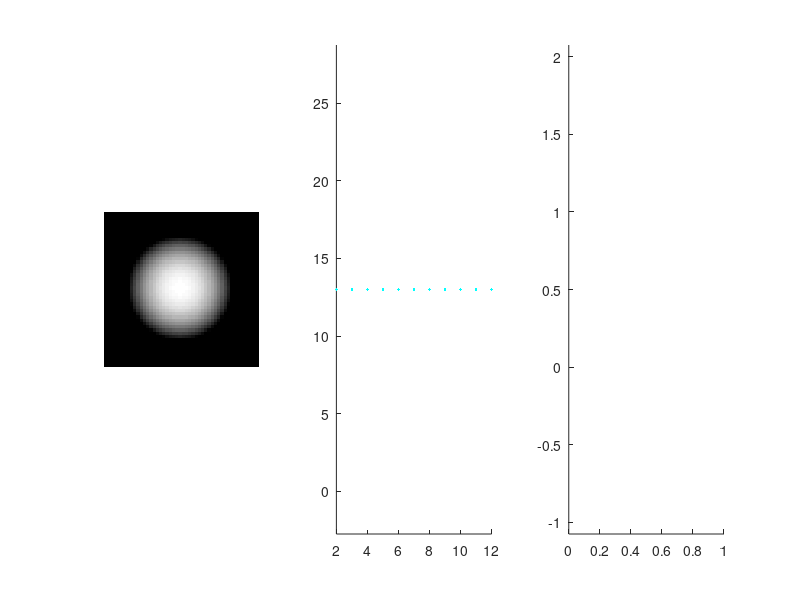

Reproduce this figure in MATLAB. (Note: this script raises an error after producing the figure.)
% Test algorithm from nishdate 2011 on luneberg lens

%%%to do:

%step size tends to decay rapidly...
    %still not exactly sure about step size  
    
%RK4 and RKF45 method seem to give similar accuracy    
    
%look for easy speed ups
    %when runing final RK5 method gradient does not need to be recomputed (?), huge save

close all; 
clear;    
    
radius = 1;
step_size = 0.0625; 

%create luneburg lens
vol_size = 3*radius/step_size;
lens_volume = ones(vol_size,vol_size,vol_size);

for i = 1:vol_size
    for j = 1:vol_size
        for k = 1:vol_size
            x = (i-vol_size/2)*step_size;
            y = (j-vol_size/2)*step_size;
            z = (k-vol_size/2)*step_size;
            r = sqrt(x^2+y^2+z^2);
            
            if r < radius
                lens_volume(i,j,k) = sqrt(2-(r/radius)^2);
            end
        end
    end
end

% create fiber
%%% note fully implement
% fiber_length = 10;
% 
% vol_size = 3*radius/step_size;
% lens_volume = ones(ceil([vol_size vol_size fiber_length*1.5/step_size]));
% 
% for i = 1:vol_size
%     for j = 1:vol_size
%        
%         x = (i-vol_size/2)*step_size;
%         y = (j-vol_size/2)*step_size;
%         r = sqrt(x^2+y^2);
% 
%         if r < radius
%             lens_volume(i,j,:) = sqrt(2.5-(r/radius)^2);
%         end
%     end
% end

[temp_x, temp_y, temp_z] = meshgrid(1:vol_size, 1:vol_size, 1:vol_size);
vol_inds = sub2ind([vol_size, vol_size, vol_size], temp_x(:), temp_y(:), temp_z(:));
vol_coords = ([temp_x(:), temp_y(:), temp_z(:)]-vol_size/2)*step_size;
%just keep points in lens
temp_inds = find(sqrt(vol_coords(:,1).^2 + vol_coords(:,2).^2 + vol_coords(:,3).^2) < radius);
vol_inds = vol_inds(temp_inds);
vol_coords = vol_coords(temp_inds,:);

%set up initial rays.
temp_p = (0.5*radius/step_size+5):5:(2.5*radius/step_size-5);
% [temp_y, temp_z] = meshgrid(temp_p, temp_p);

[temp_y, temp_z] = meshgrid(temp_p, mean(temp_p));

ray_origins = [ones(numel(temp_y),1), temp_y(:), temp_z(:)]'; %3xn 

%trace rays by stepping across
figure; 
subplot(1,3,1);
imshow((lens_volume(:,:,vol_size/2)-1)/(max(lens_volume(:))-1));

subplot(1,3,2);
hold on; axis equal

subplot(1,3,3);
hold on; axis equal

%trace through
interp_type = 1; 3;

for i = 1:size(ray_origins,2)
    %plot3(ray_origins(1,i), ray_origins(2,i), ray_origins(3,i),'.b');
    
    initial_ray_T = [1, 0, 0]'; %3x1 : ray will move from left to right
    ray_X = ray_origins(:,i);
    
    in_graded = 0;
    go = 1;
    delta_t = 0.001;
    
    while go
        if ~in_graded; ray_X = ray_X + initial_ray_T; end
        
        if sqrt((ray_X(1)-vol_size/2)^2+(ray_X(2)-vol_size/2)^2+(ray_X(3)-vol_size/2)^2)*step_size < radius
            
            if ~in_graded
                %%% Strictly speaking should test continuously as no interface to sphere
                
                %entry to graded
                in_graded = 1;
                ray_x_back = ray_X-initial_ray_T; %step back one
                
                %find intersection of sphere geometrically
                    %from https://www.scratchapixel.com/lessons/3d-basic-rendering/minimal-ray-tracer-rendering-simple-shapes/ray-sphere-intersection
                O = (ray_x_back - vol_size/2)*step_size;
                C = 0 ;
                L = C - O;
                t_ca = dot(L,initial_ray_T);
                d = sqrt(dot(L,L)-t_ca^2);
                t_hc = sqrt(radius^2-d^2);
                t_0 = t_ca - t_hc;
                
                X = O+initial_ray_T*t_0; %3x1 coordinates
                T = initial_ray_T; %3x1 vector
                
                % could calculate refraction as usual, but does not occur as grading starts from 1
                %surface_normal = ray_X - vol_size/2; surface_normal = surface_normal/norm(surface_normal);
            end

            X0 = X;
            T0 = T;
            
%             [X, T, delta_t] = ray_interpolation(interp_type, X0, T0, delta_t, vol_coords, vol_inds, lens_volume);

            [X, T, delta_t] = ray_interpolation('4S', 'iso', X0, T0, delta_t, vol_coords, vol_inds, lens_volume, 10^-12);
            
            if sqrt(X(1)^2+X(2)^2+X(3)^2) > radius
                %ray has exited lens on this step, need to iterate close to surface as in nishidate 2011 paper
                delta_t0 = delta_t;
                rad_current = sqrt(X(1)^2+X(2)^2+X(3)^2); %always larger outbound
                rad_back = sqrt(X0(1)^2+X0(2)^2+X0(3)^2);
                lambda0 = (rad_current-radius)/(rad_current-rad_back);
                
                epsilon = sqrt(1.49e-8); %error term, suggest using sqrt of machine precision
                %for matlab sqrt(2.2204e-16), for paper sqrt(1.49e-8)
                
                its = 1;
                r_init = (1-sqrt(X(1)^2+X(2)^2+X(3)^2))*10^6;
                         
                %run loop until ray is barely moving forward
                % As algorithm 1 from paper
                while delta_t0*norm(T0) > epsilon && abs(lambda0-1) > 10^-3 % & lambda0 > 10^-3
                    SF = 1; %A from paper - saftey factor
                    
                    if lambda0 < 10^-3
                       T = T0; %%% included in loop on paper.
                       warning('Not sure on this');
                       break
                    end
                    
                    %this loop steps back from overshoot
                    while sqrt(X(1)^2+X(2)^2+X(3)^2) > radius
                        T = T0; %idea is that we keep using start vector, even though this isn't used...
                        
                        if (SF >= 0.1)
                           SF = SF - 0.1; 
                        else
                           SF = 0.1*SF;
                        end
                        
                        delta_t = SF*lambda0*delta_t0;
                        
                        %%% step ray forward with RK5 with fixed step
%                         [X, T] = ray_interpolation(4, X0, T0, delta_t, vol_coords, vol_inds, lens_volume);
                          [X, T] = ray_interpolation('5RKN', 'iso', X0, T0, delta_t, vol_coords, vol_inds, lens_volume, 10^-12);
                    end
                    
                    delta_t = (1-SF)*lambda0*delta_t0;
                    
                    %this loop steps forward to find new contact position from position just before overshoot.
                    while sqrt(X(1)^2+X(2)^2+X(3)^2) < radius
                        X0 = X; %think this is the case, we are stepping forward
                        T0 = T;
                        
%                         [X, T] = ray_interpolation(4, X0, T0, delta_t, vol_coords, vol_inds, lens_volume);
                        [X, T] = ray_interpolation('5RKN', 'iso', X0, T0, delta_t, vol_coords, vol_inds, lens_volume, 10^-12);
                    end
                    
                    %update parameters for next loop
                    rad_current = sqrt(X(1)^2+X(2)^2+X(3)^2); %always larger outbound
                    rad_back = sqrt(X0(1)^2+X0(2)^2+X0(3)^2);
                    lambda0 = (rad_current-radius)/(rad_current-rad_back);
                
                    delta_t0 = delta_t;
                    
                    its = its + 1;
                end
                
                in_graded = 0;
                initial_ray_T = T;
                
                subplot(1,3,3);
                plot(X(2)*10^6, X(3)*10^6,'xr');
                
                r_end = (1-sqrt(X(1)^2+X(2)^2+X(3)^2))*10^6;
                [its-1 r_init r_end]
            end
            
            
            ray_X = X/step_size + vol_size/2;
        end
        
        subplot(1,3,2);
        if in_graded
            plot3(ray_X(1), ray_X(2), ray_X(3),'.b');
        else
            plot3(ray_X(1), ray_X(2), ray_X(3),'.c');
        end
        
        if any(ray_X > vol_size)
           go = 0; 
        end
    end
    pause(0.01)
end
subplot(1,3,1);
title('Luneberg lens r = 1mm n = 1-1.41')

subplot(1,3,2);
% TR = SubdivideSphericalMesh(IcosahedronMesh,2);
% sphereCords = TR.X*radius/step_size+vol_size/2;
% plot3(sphereCords(:,1), sphereCords(:,2), sphereCords(:,3), '.r')
axis off

subplot(1,3,3);
ylim([-50 50]); xlim([-50 50]);
title('spot diagram (nm)')

% function [X, T, new_delta_t] = ray_interpolation(type, X0, T0, delta_t, vol_coords, vol_inds, lens_volume)
% 
%     if type == 1
%         % RK from Sharma - uses some abbreviations... is be forth order?
%         A = delta_t*numerical_dT_dt(X0, vol_coords, vol_inds, lens_volume); %3x1
%         B = delta_t*numerical_dT_dt(X0+delta_t/2*T0+delta_t/8*A, vol_coords, vol_inds, lens_volume); %3x1
%         C = delta_t*numerical_dT_dt(X0+delta_t*T0+delta_t/2*B, vol_coords, vol_inds, lens_volume); %3x1
% 
%         X = X0 + delta_t*(T0+(A+2*B)/6);
%         T = T0 + (A+4*B+C)/6;
%         
%         new_delta_t = delta_t;
%         
%     elseif type == 2
%         % RK4 standard - works as Sharma (but not exactly the same???)
%         % general description from Meggit and wiki is a confusing
%         % explicit method on wiki and second-order eqn w/ Simpson's rule from Scaraborough - Numerical Mathmatical Analysis p 382 (ref- from Sharma) are helpful
%             % can also derive w/ first order simultaneous eqns?
%             % gives very similar results to first order eqns (0 1/2 1/2 1) instead of (0 1/8 1/8 1/2)
%         k1 = delta_t*numerical_dT_dt(X0, vol_coords, vol_inds, lens_volume); 
%         k2 = delta_t*numerical_dT_dt(X0+delta_t*T0/2    +delta_t*k1/8, vol_coords, vol_inds, lens_volume);
%         k3 = delta_t*numerical_dT_dt(X0+delta_t*T0/2    +delta_t*k2/8, vol_coords, vol_inds, lens_volume);
%         k4 = delta_t*numerical_dT_dt(X0+delta_t*T0      +delta_t*k3/2, vol_coords, vol_inds, lens_volume);
%         X = X0 + delta_t*(T0+(k1 + k2 + k3)/6); %b coeffs should add to 0.5
%         T = T0 + (k1+2*(k2+k3)+k4)/6; %b coeffs should add to 1
%         
%         new_delta_t = delta_t;
%         
%     elseif type == 3
%         % RKF45 from Nishidate 2011 paper with variable step size 
%         % using coeffs from Table 1
%         
%         %%% Had note that I should change to anisotropic method, but I think that was actually wrong
%         
%         k1 = delta_t*numerical_dT_dt(X0, vol_coords, vol_inds, lens_volume); 
%         k2 = delta_t*numerical_dT_dt(X0+delta_t*T0/4        +delta_t*(k1/4), vol_coords, vol_inds, lens_volume); 
%         k3 = delta_t*numerical_dT_dt(X0+delta_t*T0*3/8      +delta_t*(k1*3/32 +k2*9/32), vol_coords, vol_inds, lens_volume); 
%         k4 = delta_t*numerical_dT_dt(X0+delta_t*T0*12/13    +delta_t*(k1*1932/2197 +k2*-7200/2197 +k3*7296/2197), vol_coords, vol_inds, lens_volume); 
%         k5 = delta_t*numerical_dT_dt(X0+delta_t*T0          +delta_t*(k1*439/216 +k2*-8 +k3*3680/513 +k4*-845/4104), vol_coords, vol_inds, lens_volume); 
%         k6 = delta_t*numerical_dT_dt(X0+delta_t*T0/2        +delta_t*(k1*-8/27 +k2*2 +k3*-3544/2565 +k4*1859/4104 +k5*-11/40), vol_coords, vol_inds, lens_volume); 
%         
%         T_4th = T0 +k1*25/216 +k3*1408/2565 +k4*2197/4104 + k5*-1/5;
%         T_5th = T0 +k1*16/135 +k3*6656/12825 +k4*28561/56430 +k5*-9/50 +k6*2/55; %these coeffs should sum to 1
%         
%         % from Upgrading Runge-Kutta-Fehlberg Method (RKFM) for Second Order Ordinary Differential Equations (note error in 5th order coeffs)
%                 % in same manner as Scaraborough
%         % 4th order coeffs
%         k1C = 1408/2565*3/32 + 2197/4104*1932/2197 + -1/5*439/216;
%         %k2C = 1408/2565*9/32 + 2197/4104*-7200/2197 + -1/5*-8 %close to zero
%         k3C = 2197/4104*7296/2197 + -1/5*3680/513;
%         k4C = -1/5*-845/4104;
%         X_4th = X0 + delta_t*(T0+(k1*k1C + k3*k3C + k4*k4C));
%         
%         %5th order coeffs
%         k1C = 6656/12825*3/32 + 28561/56430*1932/2197 + -9/50*439/216 + 2/55*-8/27;
%         %k2C = 6656/12825*9/32 + 28561/56430*-7200/2197 + -9/50*-8 + 2/55*2 %close to zero
%         k3C = 28561/56430*7296/2197 + -9/50*3680/513 + 2/55*-3544/2565;
%         k4C = -9/50*-845/4104 + 2/55*1859/4104;
%         k5C = 2/55*-11/40; 
%         X_5th = X0 + delta_t*(T0+(k1*k1C + k3*k3C + k4*k4C + k5*k5C)); %these coeffs should sum to 0.5
%         
%         % Get error - normalize position terms to meters
%         % As eqn 16
%         er = max(abs([((X_5th')-(X_4th'))*10^3 T_5th'-T_4th']))/10^-12;
%             
%         %limit increase, if er goes to zero, will scale to inf.
%          if er < 0.01
%            er = 0.01; 
%          end
% 
%         %lower bound (0.6 or 0.8 ???) should be scaled reltive to saftey factor (0.9)
%             %so step does not decrease if it should increase
%         if er < 0.8 | er > 1
%            % As eqn 17
%            new_delta_t = 0.9*delta_t*er^0.2;
%            % had er inverted - why?
%            %new_delta_t = 0.9*delta_t/er^0.2;
%         else
%            new_delta_t = delta_t; 
%         end
%         
%         if isinf(new_delta_t) | isnan(er)
%            error('Problem!') 
%         end
%         
%         T = T_5th;
%         X = X_5th;
%         
%     elseif type == 4
%         %RK5 from Nishidate 2011 paper with fixed stepsize
%         % using coeffs from table 5
%         k1 = delta_t*numerical_dT_dt(X0, vol_coords, vol_inds, lens_volume); 
%         k2 = delta_t*numerical_dT_dt(X0+delta_t*T0/4        +delta_t*(k1/4), vol_coords, vol_inds, lens_volume); 
%         k3 = delta_t*numerical_dT_dt(X0+delta_t*T0*3/8      +delta_t*(k1*3/32 +k2*9/32), vol_coords, vol_inds, lens_volume); 
%         k4 = delta_t*numerical_dT_dt(X0+delta_t*T0*12/13    +delta_t*(k1*1932/2197 +k2*-7200/2197 +k3*7296/2197), vol_coords, vol_inds, lens_volume); 
%         k5 = delta_t*numerical_dT_dt(X0+delta_t*T0          +delta_t*(k1*439/216 +k2*-8 +k3*3680/513 +k4*-845/4104), vol_coords, vol_inds, lens_volume); 
%         k6 = delta_t*numerical_dT_dt(X0+delta_t*T0/2        +delta_t*(k1*-8/27 +k2*2 +k3*-3544/2565 +k4*1859/4104 +k5*-11/40), vol_coords, vol_inds, lens_volume); 
%         
%         T = T0 +k1*16/135 +k3*6656/12825 +k4*28561/56430 +k5*-9/50 +k6*2/55; %these b coeffs should sum to 1
%         
%         %5th order coeffs
%         k1C = 6656/12825*3/32 + 28561/56430*1932/2197 + -9/50*439/216 + 2/55*-8/27;
%         %k2C = 6656/12825*9/32 + 28561/56430*-7200/2197 + -9/50*-8 + 2/55*2 %close to zero
%         k3C = 28561/56430*7296/2197 + -9/50*3680/513 + 2/55*-3544/2565;
%         k4C = -9/50*-845/4104 + 2/55*1859/4104;
%         k5C = 2/55*-11/40; 
%         X = X0 + delta_t*(T0+(k1*k1C + k3*k3C + k4*k4C + k5*k5C)); %these be coeffs should sum to 0.5
%         
%         new_delta_t = delta_t;
%     else
%         error('Type not coded')
%     end
% end    

% function [dT_dt, n_of_X, dn_partial_dX] = numerical_dT_dt(X, vol_coords, vol_inds, lens_volume)
%         % get change in ray vector based on change in refractive index and derivative as in nishidate 2011 paper
%         
%         % take sampling points first
%         [sampling_inds, sampling_coords, point_dists] = getsamplingpoints(vol_coords, X);
%         
%         n_of_s = lens_volume(vol_inds(sampling_inds)); %nx1 vector of refractive indices at sampling points
% 
%         % As eqn 8
%         W_of_X = zeros(size(sampling_coords,1), size(sampling_coords,1)); %nxn : diagonal matrix of weights per sampling point
%         
%         for i = 1:size(sampling_coords,1)
%             %distance to sampling point
%             d = point_dists(i);
% 
%             %As eqn 11, quartic spline weighting function
%             W_of_X(i,i) = 1-6*d^2+8*d^3-3*d^4;
%         end
% 
%         % As eqn 7
%         P_of_X = zeros(size(sampling_coords,1),20); %nx20 : basis vector per sampling point
%         
%         for i = 1:size(sampling_coords,1)
%             %place basis function for each sampling point
% 
%             P_of_X(i,:) = calculatetricubicbasis(sampling_coords(i,1), sampling_coords(i,2), sampling_coords(i,3), 0)';
%         end
% 
%         % As eqn 5
%         M_of_X = P_of_X'*W_of_X*P_of_X; %20x20
%         
%         % As eqn 6
%         N_of_X = P_of_X'*W_of_X; %20xn
%         
%         % Solve eqn 4
%         a_of_X = M_of_X\(N_of_X*n_of_s); %20x1 : solves M*A=N*n for a, where N*n is 20x1
% 
%         [p_of_X, dp_partial_dX] = calculatetricubicbasis(X(1), X(2), X(3), 1); %20x1 and 20x3
%         
%         % As eqn 3
%         n_of_X = p_of_X*a_of_X; %1x1 : refractive index 
%         
%         % As eqn 9
%         dn_partial_dX = dp_partial_dX*a_of_X; %3x1 : spatial gradient of refractive index
%         
%         % As eqn 2
%         dT_dt = n_of_X*dn_partial_dX; %3x1 vector
% end